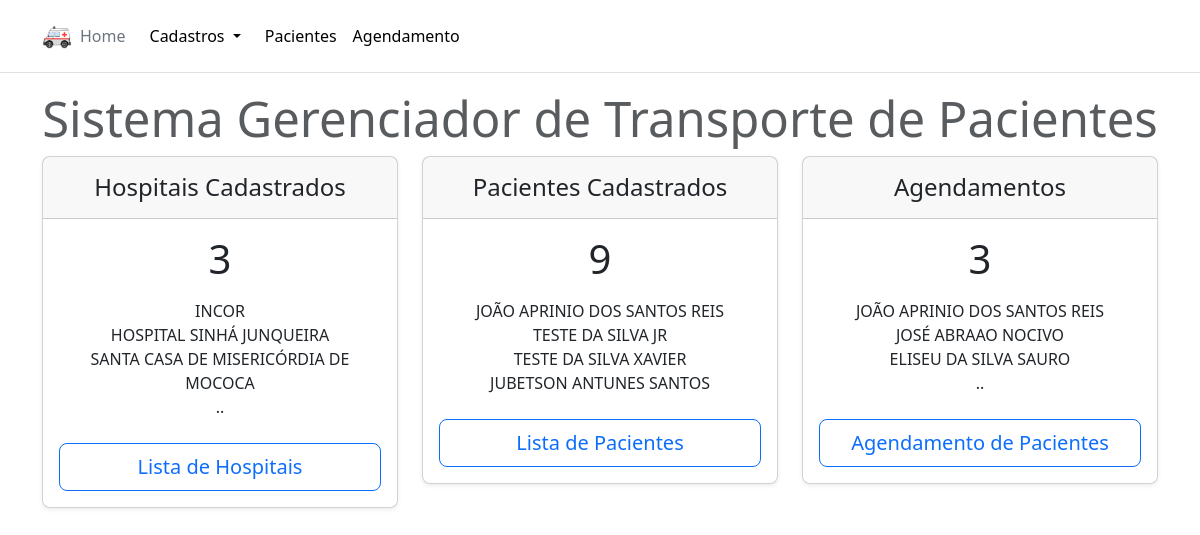
The page / on the database its author committed.
### models.py (models this page shows, shortened)
class Hospital (Base):
    __tablename__ = "HOSPITAL"
    hospital_id = Column(INTEGER, primary_key=True)
    endereco_id = Column(INTEGER, nullable=False)
    nome = Column(TEXT(250), nullable=False)

class Paciente (Base):
    __tablename__ = "PACIENTE"
    paciente_id = Column(INTEGER, primary_key=True)
    cidade_id = Column(INTEGER, nullable=False)
    hygia = Column(TEXT(20),nullable=False)
    nome = Column(TEXT(250), nullable=False)
    data_nasc = Column(TEXT(10), nullable=False)
    tel_1 = Column(TEXT(11), nullable=False)
    tel_2 = Column(TEXT(11), nullable=True)
    logradouro = Column(TEXT(400), nullable=False)
    numero = Column(TEXT(20), nullable=False)
    complemento = Column(TEXT(50), nullable=False)
    cep = Column(TEXT(10), nullable=False)

### app.py (the view)
@app.route("/")
def index():
    num_hospitais = session.query(func.count(Hospital.hospital_id)).scalar()
    num_pacientes = session.query(func.count(Paciente.paciente_id)).scalar()
    num_agendamentos = session.query(func.count(Agendamento.agendamento_id)).scalar()
    sql = select(Hospital).order_by(Hospital.hospital_id.desc())
    hospitais = session.scalars(sql)
    lt_hospitais = []
    num_hos = 0
    for hospital in hospitais:
        num_hos = num_hos + 1
        lt_hospitais.append(hospital.nome)
        if num_hos > 3:
            break
    if num_hos < 4:
        for x in range(4 - num_hos):
            lt_hospitais.append("..")
    sql = select(Paciente).order_by(Paciente.paciente_id.desc())
    pacientes = session.scalars(sql)
    lt_pacientes = []
    num_pac = 0
    for paciente in pacientes:
        num_pac = num_pac + 1
        lt_pacientes.append(paciente.nome)
        if num_pac > 3:
            break
    if num_pac < 4:
        for x in range(4 - num_pac):
            lt_pacientes.append("..")
    agendamentos = session.query(Agendamento, Paciente ).order_by(Agendamento.agendamento_id.desc()).join(Paciente, Agendamento.paciente_id == Paciente.paciente_id).all()
    lt_agendamentos = []
    num_age = 0
    for agendamento in agendamentos:
        num_age = num_age + 1
        lt_agendamentos.append(agendamento.Paciente.nome)
        if num_age > 3:
            break
    if num_age < 4:
        for x in range(4 - num_age):
            lt_agendamentos.append("..")
    return render_template('index.html', hospitais=num_hospitais, pacientes=num_pacientes, agendamentos=num_agendamentos,
                          lt_hospitais=lt_hospitais, lt_pacientes=lt_pacientes, lt_agendamentos=lt_agendamentos)

### templates/index.html
{% extends 'base.html' %}
{% block content %}
    <h1 class="display-4 fw-normal d-flex justify-content-center"><small class="text-body-secondary fw-light">Sistema Gerenciador de Transporte de Pacientes</small></h1>
    <div class="row row-cols-1 row-cols-md-3 mb-3 text-center">
        <div class="col">
            <div class="card mb-4 rounded-3 shadow-sm">
                <div class="card-header py-3">
                    <h4 class="my-0 fw-normal">Hospitais Cadastrados</h4>
                </div>
                <div class="card-body">
                    <h1 class="card-title pricing-card-title">{{hospitais}}</h1>
                    <ul class="list-unstyled mt-3 mb-4">
                        {% for hospital in lt_hospitais %}
                        <li>{{hospital}}</li>
                        {% endfor %}
                    </ul>
                    <button type="button" class="w-100 btn btn-lg btn-outline-primary">Lista de Hospitais</button>
                </div>
            </div>
        </div>
        <div class="col">
            <div class="card mb-4 rounded-3 shadow-sm">
                <div class="card-header py-3">
                    <h4 class="my-0 fw-normal">Pacientes Cadastrados</h4>
                </div>
                <div class="card-body">
                    <h1 class="card-title pricing-card-title">{{pacientes}}</h1>
                    <ul class="list-unstyled mt-3 mb-4">
                        {% for paciente in lt_pacientes %}
                        <li>{{paciente}}</li>
                        {% endfor %}
                    </ul>
                    <div class="col-12">
                        <a class="w-100 btn btn-lg btn-outline-primary" href="/pacientes">
                            Lista de Pacientes
                        </a>
                    </div>
                </div>
            </div>
        </div>
        <div class="col">
            <div class="card mb-4 rounded-3 shadow-sm">
                <div class="card-header py-3">
                    <h4 class="my-0 fw-normal">Agendamentos</h4>
                </div>
                <div class="card-body">
                    <h1 class="card-title pricing-card-title">{{agendamentos}}</h1>
                    <ul class="list-unstyled mt-3 mb-4">
                        {% for agendamento in lt_agendamentos %}
                        <li>{{agendamento}}</li>
                        {% endfor %}
                    </ul>
                    <div class="col-12">
                        <a class="w-100 btn btn-lg btn-outline-primary" href="/agendamentos">
                            Agendamento de Pacientes
                        </a>
                    </div>
                </div>
            </div>
        </div>
      </div>
{% endblock %}

### rows shown on the page
Hospital: NOME "INCOR"
Hospital: NOME "HOSPITAL SINHÁ JUNQUEIRA"
Hospital: NOME "SANTA CASA DE MISERICÓRDIA DE MOCOCA"
Paciente: NOME "JOÃO APRINIO DOS SANTOS REIS"
Paciente: NOME "TESTE DA SILVA JR"
Paciente: NOME "TESTE DA SILVA XAVIER"
Paciente: NOME "JUBETSON ANTUNES SANTOS"
Paciente: NOME "JOSÉ ABRAAO NOCIVO"
Paciente: NOME "ELISEU DA SILVA SAURO"

### other values the page prints
{{ hospitais }} "3"
{{ hospital }} ".."
{{ pacientes }} "9"
{{ agendamentos }} "3"
{{ agendamento }} ".."
